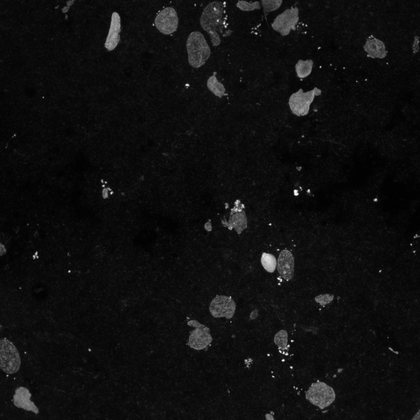
%> input picture Other/MAX_12-5-2016 Position2.tif, 420 x 420 px, shrunk from 1024 x 1024 before the run
$ octave Segmentation.m   (GNU Octave 9; MATLAB toolbox functions it lacks are replaced by stand-ins)
%> lines starting %> are read from the running program, lines starting %| are printed output that depends on the picture; in (x1, y1, x2, y2) boxes, pixels count from 0 and x2, y2 are one past the last pixel; in counts of white or black regions, pixels touching at a corner belong together; the program's own positions count from 1
% Segmentation

clear;
clc;
close all;

% sample name
% MAX_Cycle7_Position1001_ch00.tif
% 'Sample.jpg'

I = imread('MAX_12-5-2016 Position2.tif');
%> I is the input picture: size 420x420 uint8; min 1, max 255, mean 15.7
figure (1)
imshow(I);
title('Original Image')

% Adjust Contrast
I3 = imadjust(I); % Adjust
% figure (3)
% imshow(I3);

% Turn image into binary format
% Adjust https://www.mathworks.com/help/images/ref/imbinarize.html
bw = imbinarize(I3);
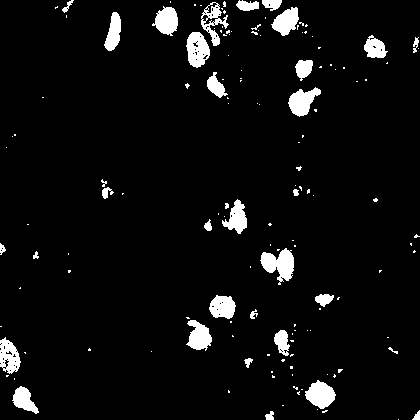
%> bw: size 420x420 logical; 5.4% white; 145 white regions (111 under 20 px), largest, box (x1, y1, x2, y2) and area: (260, 248, 294, 285) 712, (186, 32, 210, 68) 599, (305, 380, 336, 409) 580

% Remove noise
bw = bwareaopen(bw, 50);
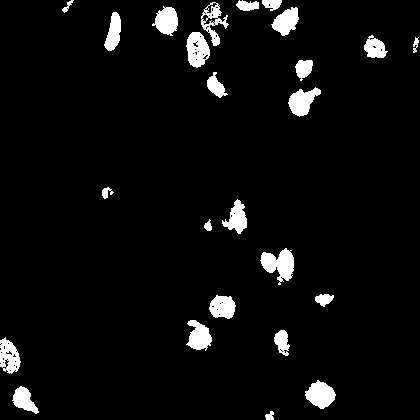
%> bw: size 420x420 logical; 4.9% white; 25 white regions, largest, box (x1, y1, x2, y2) and area: (260, 248, 294, 285) 712, (186, 32, 210, 68) 599, (305, 380, 336, 409) 580
cc = bwconncomp(bw, 18);
%> cc = 25 connected components

% allimage contains all matrix for each crude cell object
n = length(cc.PixelIdxList);
%> n = 25
allimage = cell(n);
%> allimage = 625 items
for i = 1:length(cc.PixelIdxList)
    pic = false(size(bw));
    pic(cc.PixelIdxList{i}) = true;
    allimage{i}= pic;
end
%> this loop made 25 passes
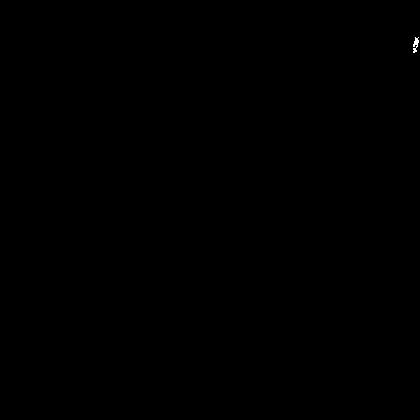
%> pic: size 420x420 logical; 0.03% white in thin lines or dots, all inside (x1, y1, x2, y2) = (413, 37, 419, 53)

% smooth edges and fill hole for each crude cell, compute area
for i = 1:n
    bw = allimage{i};
    E = edge(bw);
    Ed = imdilate(E,strel('sphere',1));
    bw(Ed) = Ed(Ed);
    bw = imfill(bw,'holes');
    allimage{i} = bw;
    allimage{i,2} = regionprops(bw,'Area');
end
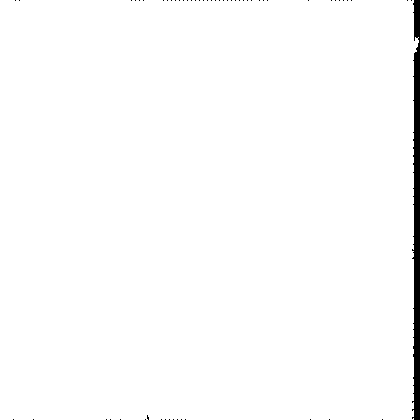
%> bw: size 420x420 logical; 98.5% white; 59 black regions (58 under 20 px), largest, box (x1, y1, x2, y2) and area: (412, 0, 420, 420) 2519

%%
% show entire picture
%
wholepic1 = zeros(size(bw));
for i = 1:n
    wholepic1 = wholepic1+allimage{i};
end
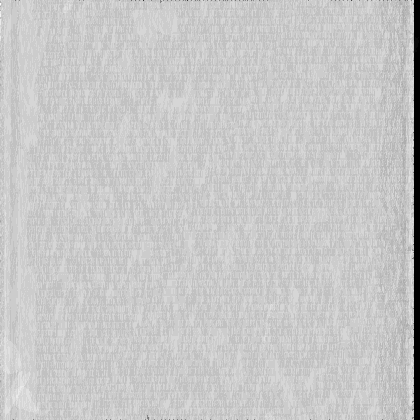
%> wholepic1: size 420x420 double; min 0, max 25, mean 19.6; drawn with min black and max white
figure (2)
imshow(wholepic1);
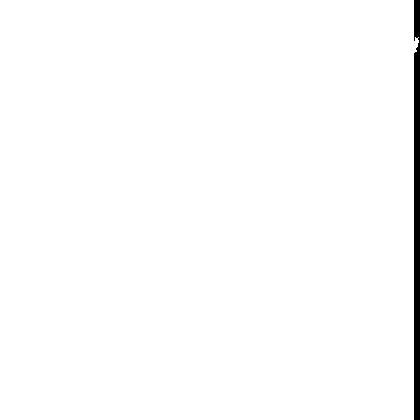
%> displayed picture: size 420x420, on the screen's scale of 0 to 255; 98.6% white; 1 black region, box (x1, y1, x2, y2) and area: (414, 0, 420, 420) 2468
title('All Objects After Initial Filtering')

%%
% plot  area value for each cell
% can be used to select threshold
%
areabar = zeros(n,1);
for i=1:n
    areabar(i)= allimage{i,2}.Area;
end
%> after the loop, areabar = 25 values, max 173880 at index 12, min 2 at index 6, mean 131367.7

figure (3)
subplot(2,1,1)
bar(areabar);
grid on;
grid minor;
title('CellIndex vs. Area');
ylabel('Area');
xlabel('Index of the cell');
xlim([1 60]);
Aline = sort(areabar);
%> Aline = 25 values from 2 to 173880

subplot(2,1,2)
bar(Aline);
grid on;
grid minor;
title('Sorted Area for selecting area threshold');
ylabel('Area');


%%
% seperate and plot cells based on area threshold
% multiObj, singleObj, debrisObj contain conditionaly sorted cell images

% Ask user input for debris area threshold
%debrislim define area limit bellow which is debri
debrislim = input('Area threshold for debris? default:0.15*10^4 \n');
%> the answer given: 100
if isempty(debrislim)
     debrislim = 0.15*10^4;
end

% find object indexes from the allimage array that
debrisObjInd = find(areabar<=debrislim);
%> debrisObjInd = [1; 2; 3; 4; 6; 17]

% number of cells for each condition
ndebris = sum(length(debrisObjInd));
%> ndebris = 6

% create structures contain cell images of each condition
debrisObj = cell(ndebris);
%> debrisObj = 36 items

for i = 1:ndebris
    debrisObj{i} = allimage{debrisObjInd(i)};
    debrisObj{i,2} = regionprops(debrisObj{i},'Area');
end
%> this loop made 6 passes

%%
% select the multicell cluster from the rest
selectInd = 1:1:length(allimage);
%> selectInd = 25 values from 1 to 25
for i = 1:length(debrisObjInd)
    badind = find(selectInd == debrisObjInd(i));
    selectInd(badind) = [];
end
%> this loop made 6 passes
%> badind on passes 1 to 6: 1, 1, 1, 1, 2, 12
%> after the loop, selectInd = 19 values from 5 to 25

wholepic = zeros(size(bw));
for i = 1:length(selectInd)
    wholepic = wholepic+allimage{selectInd(i)};
end
%> this loop made 19 passes
%> pass 3, `wholepic = wholepic+allimage{selectInd(i)};`:
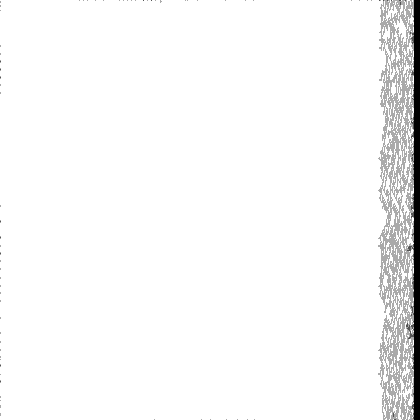
%> wholepic: size 420x420 double; min 0, max 3, mean 2.91; drawn with min black and max white
L = bwlabel(wholepic1);

figure (101)
s = regionprops(cc, 'Centroid');
%> s = 25 regions; first 5, Centroid: [9.8 357.1], [24.8 400.6], [68.1 6.9], [107.2 193.2], [114.2 33.1]
imshow(wholepic)
hold on
for k = 1:numel(s)
    c = s(k).Centroid;
    text(c(1), c(2), sprintf('%d', k), ...
        'HorizontalAlignment', 'center', ...
        'VerticalAlignment', 'middle');
end
%> this loop made 25 passes
%> c on passes 1 to 12: [9.79 357.1], [24.83 400.6], [68.13 6.94], [107.2 193.2], [114.2 33.14], [167.3 21.49], [197.9 50.2], [199.8 336.9], [214.3 23.02], [208.8 226.6], [216.5 86.89], [223.2 307.6]
hold off

% ask to input the index of multi cell
flag = 0;
multiObjInd = [];
while flag == 0
%> (the run ends here)

$ run again, with Other/Sample.jpg saved as Other/MAX_12-5-2016 Position2.tif
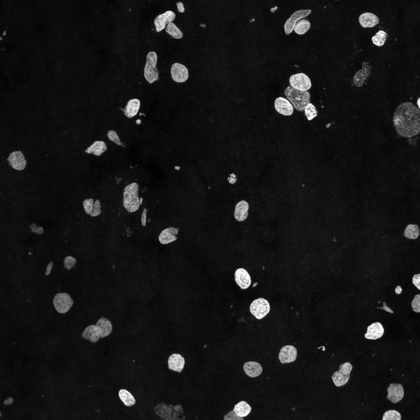
%> input picture Other/Sample.jpg, 420 x 420 px, shrunk from 2048 x 2048 before the run
%> I is the input picture: size 420x420 uint8; min 0, max 255, mean 22.4
%> cc = 36 connected components
%> n = 36
%> allimage = 1296 items
%> the loop `for i = 1:length(cc.PixelIdxList)` made 36 passes
%> the loop `for i = 1:n` made 36 passes
%> after the loop `for i = 1:n`:
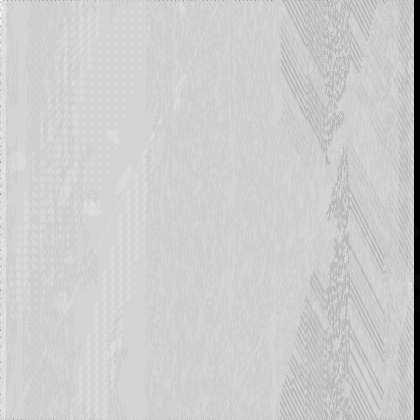
%> wholepic1: size 420x420 double; min 0, max 36, mean 28.9; drawn with min black and max white
%> the loop `for i=1:n` made 36 passes
%> after the loop `for i=1:n`: areabar = 36 values, max 173979 at index 36, min 3 at index 1, mean 138455
%> Aline = 36 values from 3 to 173979
%> debrisObjInd = [1; 2; 7; 17]
%> ndebris = 4
%> debrisObj = 16 items
%> the loop `for i = 1:ndebris` made 4 passes
%> `selectInd = 1:1:length(allimage);`: selectInd = 36 values from 1 to 36
%> the loop `for i = 1:length(debrisObjInd)` made 4 passes
%> badind on passes 1 to 4: 1, 1, 5, 14
%> after the loop `for i = 1:length(debrisObjInd)`: selectInd = 32 values from 3 to 36
%> the loop `for i = 1:length(selectInd)` made 32 passes
%> after the loop `for i = 1:length(selectInd)`:
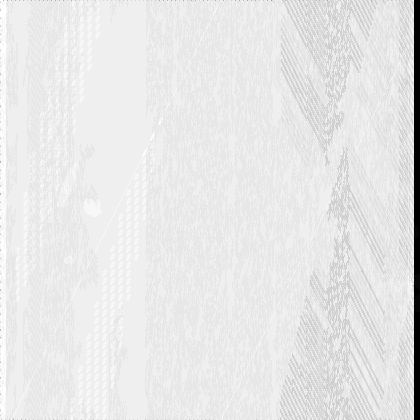
%> wholepic: size 420x420 double; min 0, max 32, mean 28.9; drawn with min black and max white
%> L: size 420x420 double; values 0 (black) and 1 (white), 98.7% white; 3 black regions, box (x1, y1, x2, y2) and area: (414, 0, 420, 275) 1587, (414, 311, 420, 420) 649, (414, 285, 420, 297) 47
%> s = 36 regions; first 5, Centroid: [17.9 161.2], [63.3 303.2], [70.1 260.5], [92.5 207.9], [99.6 330.6]
%> the loop `for k = 1:numel(s)` made 36 passes
%> c on passes 1 to 8: [17.9 161.2], [63.3 303.2], [70.09 260.5], [92.53 207.9], [99.55 330.6], [97.53 148.7], [114.5 137.7], [127.2 398.2]

$ run again, with Other/Position2002_z19_ch01.tif copied over Other/MAX_12-5-2016 Position2.tif
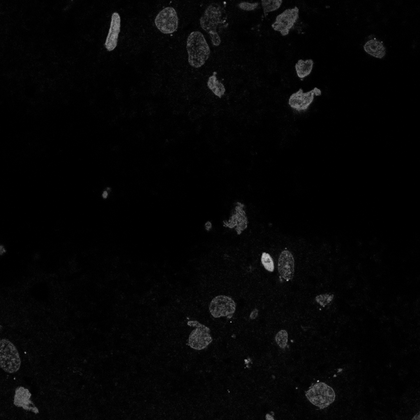
%> input picture Other/Position2002_z19_ch01.tif, 420 x 420 px, shrunk from 1024 x 1024 before the run
%> I is the input picture: size 420x420 uint8; min 0, max 197, mean 5.2
%> cc = 23 connected components
%> n = 23
%> allimage = 529 items
%> the loop `for i = 1:length(cc.PixelIdxList)` made 23 passes
%> the loop `for i = 1:n` made 23 passes
%> after the loop `for i = 1:n`:
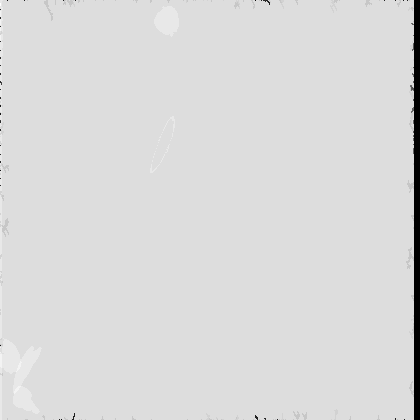
%> wholepic1: size 420x420 double; min 0, max 23, mean 19.7; drawn with min black and max white
%> the loop `for i=1:n` made 23 passes
%> after the loop `for i=1:n`: areabar = 23 values, max 173874 at index 5, min 3 at index 1, mean 151063
%> Aline = 23 values from 3 to 173874
%> debrisObjInd = [1; 2]
%> ndebris = 2
%> `debrisObj = cell(ndebris);`: debrisObj = {[], [], [], []}
%> the loop `for i = 1:ndebris` made 2 passes
%> after the loop `for i = 1:ndebris`: debrisObj = 4 items
%> `selectInd = 1:1:length(allimage);`: selectInd = 23 values from 1 to 23
%> the loop `for i = 1:length(debrisObjInd)` made 2 passes
%> badind on passes 1 to 2: 1, 1
%> after the loop `for i = 1:length(debrisObjInd)`: selectInd = 21 values from 3 to 23
%> the loop `for i = 1:length(selectInd)` made 21 passes
%> pass 3, `wholepic = wholepic+allimage{selectInd(i)};`:
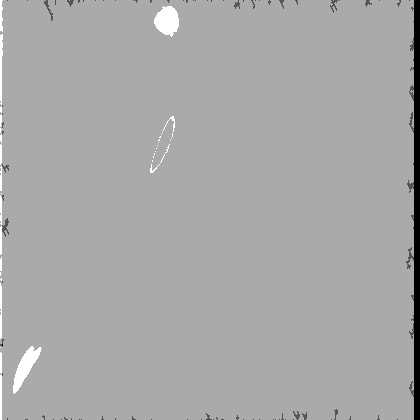
%> wholepic: size 420x420 double; min 0, max 3, mean 1.98; drawn with min black and max white
%> L: size 420x420 double; values 0 (black) and 1 (white), 98.6% white; 1 black region, box (x1, y1, x2, y2) and area: (414, 0, 420, 420) 2520
%> s = 23 regions; first 5, Centroid: [10.1 357.2], [24.8 400.3], [113.8 33], [167.8 21.4], [198.3 50.1]
%> the loop `for k = 1:numel(s)` made 23 passes
%> c on passes 1 to 8: [10.14 357.2], [24.85 400.3], [113.8 33.04], [167.8 21.38], [198.3 50.09], [199.6 336.9], [214.1 16.58], [216.4 86.29]
